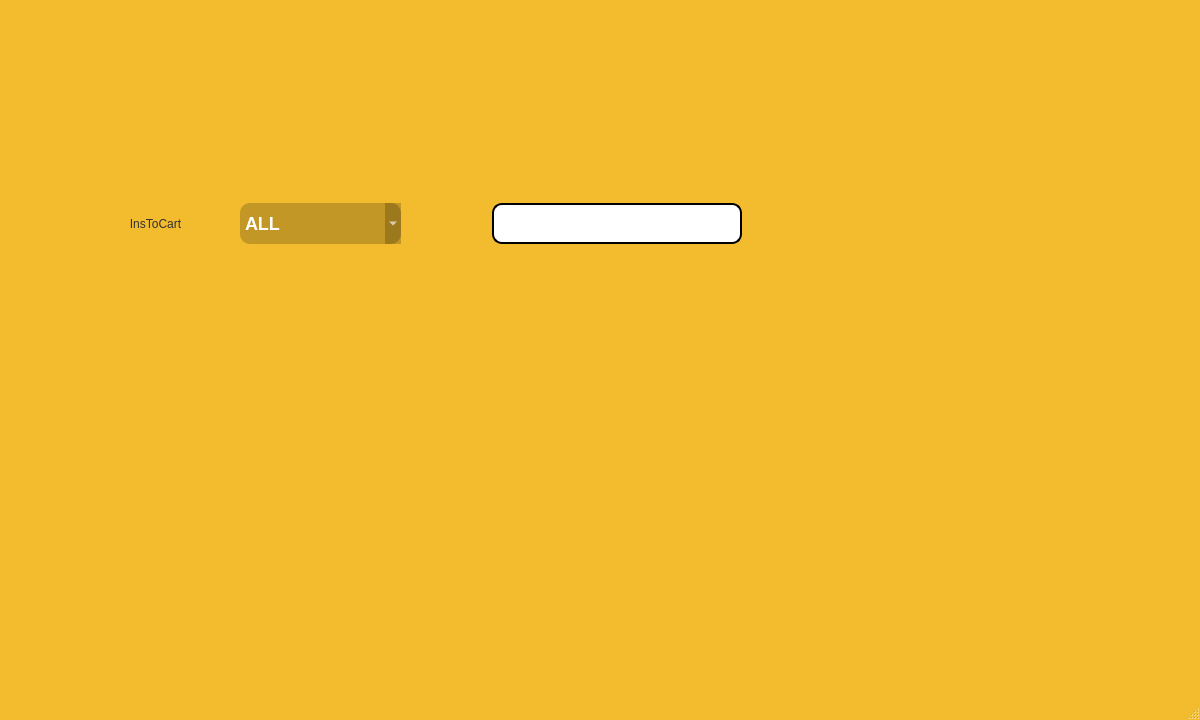
<?xml version="1.0" encoding="UTF-8"?>
<ui version="4.0">
 <class>HomePage</class>
 <widget class="QMainWindow" name="HomePage">
  <property name="geometry">
   <rect>
    <x>0</x>
    <y>0</y>
    <width>1200</width>
    <height>720</height>
   </rect>
  </property>
  <property name="windowTitle">
   <string>MainWindow</string>
  </property>
  <property name="styleSheet">
   <string notr="true">QMainWindow#HomePage, QWidget#centralwidget, QStatusBar#statusbar { background-color: rgb(243, 188, 46); color: #332100; }</string>
  </property>
  <property name="tabShape">
   <enum>QTabWidget::Rounded</enum>
  </property>
  <widget class="QWidget" name="centralwidget">
   <layout class="QVBoxLayout" name="catalogLayout">
    <property name="spacing">
     <number>24</number>
    </property>
    <property name="leftMargin">
     <number>20</number>
    </property>
    <property name="topMargin">
     <number>24</number>
    </property>
    <property name="rightMargin">
     <number>20</number>
    </property>
    <property name="bottomMargin">
     <number>25</number>
    </property>
    <item>
     <layout class="QHBoxLayout" name="catalogToolbar">
      <property name="spacing">
       <number>9</number>
      </property>
      <property name="leftMargin">
       <number>60</number>
      </property>
      <property name="topMargin">
       <number>0</number>
      </property>
      <property name="rightMargin">
       <number>60</number>
      </property>
      <property name="bottomMargin">
       <number>0</number>
      </property>
      <item>
       <widget class="QLabel" name="label">
        <property name="styleSheet">
         <string notr="true">color: rgb(50, 50, 50);
font: 25pt "Impact";
background-color: rgba(255, 255, 255, 0);</string>
        </property>
        <property name="text">
         <string>InsToCart</string>
        </property>
        <property name="alignment">
         <set>Qt::AlignCenter</set>
        </property>
        <property name="minimumSize">
         <size>
          <width>151</width>
          <height>56</height>
         </size>
        </property>
        <property name="maximumSize">
         <size>
          <width>151</width>
          <height>56</height>
         </size>
        </property>
       </widget>
      </item>
      <item>
       <widget class="QComboBox" name="search_comboBox">
        <property name="styleSheet">
         <string notr="true">background-color: rgba(0,0,0,50);
font: 9pt "Consolas";
color: white;
border-radius: 10px;
border-color: beige;
font: bold 18px;
</string>
        </property>
        <property name="frame">
         <bool>false</bool>
        </property>
        <item>
         <property name="text">
          <string>ALL</string>
         </property>
        </item>
        <item>
         <property name="text">
          <string>FOOD</string>
         </property>
        </item>
        <item>
         <property name="text">
          <string>CLOTHES</string>
         </property>
        </item>
        <item>
         <property name="text">
          <string>HOME LIVING</string>
         </property>
        </item>
        <item>
         <property name="text">
          <string>ELECTRIC DEVICE</string>
         </property>
        </item>
        <property name="minimumSize">
         <size>
          <width>161</width>
          <height>41</height>
         </size>
        </property>
        <property name="maximumSize">
         <size>
          <width>161</width>
          <height>41</height>
         </size>
        </property>
       </widget>
      </item>
      <item>
       <spacer name="search_lineEditSpacer">
        <property name="orientation">
         <enum>Qt::Horizontal</enum>
        </property>
        <property name="sizeHint" stdset="0">
         <size>
          <width>16</width>
          <height>10</height>
         </size>
        </property>
       </spacer>
      </item>
      <item>
       <widget class="QLineEdit" name="search_lineEdit">
        <property name="styleSheet">
         <string notr="true">border-style: outset;
border-radius:  10px;
border-width: 2px;
border-color: black;
background-color: rgb(255, 255, 255);
color: #222;
min-width: 10em;
</string>
        </property>
        <property name="minimumSize">
         <size>
          <width>250</width>
          <height>41</height>
         </size>
        </property>
        <property name="maximumSize">
         <size>
          <width>250</width>
          <height>41</height>
         </size>
        </property>
       </widget>
      </item>
      <item>
       <widget class="QPushButton" name="search">
        <property name="styleSheet">
         <string notr="true" />
        </property>
        <property name="text">
         <string />
        </property>
        <property name="flat">
         <bool>true</bool>
        </property>
        <property name="minimumSize">
         <size>
          <width>41</width>
          <height>41</height>
         </size>
        </property>
        <property name="maximumSize">
         <size>
          <width>41</width>
          <height>41</height>
         </size>
        </property>
       </widget>
      </item>
      <item>
       <widget class="QPushButton" name="up">
        <property name="text">
         <string />
        </property>
        <property name="flat">
         <bool>true</bool>
        </property>
        <property name="minimumSize">
         <size>
          <width>20</width>
          <height>41</height>
         </size>
        </property>
        <property name="maximumSize">
         <size>
          <width>20</width>
          <height>41</height>
         </size>
        </property>
       </widget>
      </item>
      <item>
       <widget class="QPushButton" name="down">
        <property name="text">
         <string />
        </property>
        <property name="flat">
         <bool>true</bool>
        </property>
        <property name="minimumSize">
         <size>
          <width>20</width>
          <height>41</height>
         </size>
        </property>
        <property name="maximumSize">
         <size>
          <width>20</width>
          <height>41</height>
         </size>
        </property>
       </widget>
      </item>
      <item>
       <spacer name="cartSpacer">
        <property name="orientation">
         <enum>Qt::Horizontal</enum>
        </property>
        <property name="sizeHint" stdset="0">
         <size>
          <width>16</width>
          <height>10</height>
         </size>
        </property>
       </spacer>
      </item>
      <item>
       <widget class="QPushButton" name="cart">
        <property name="cursor">
         <cursorShape>PointingHandCursor</cursorShape>
        </property>
        <property name="styleSheet">
         <string notr="true">image: url(:/cart.png);</string>
        </property>
        <property name="text">
         <string />
        </property>
        <property name="flat">
         <bool>true</bool>
        </property>
        <property name="minimumSize">
         <size>
          <width>54</width>
          <height>51</height>
         </size>
        </property>
        <property name="maximumSize">
         <size>
          <width>54</width>
          <height>51</height>
         </size>
        </property>
       </widget>
      </item>
      <item>
       <widget class="QPushButton" name="message">
        <property name="cursor">
         <cursorShape>PointingHandCursor</cursorShape>
        </property>
        <property name="styleSheet">
         <string notr="true">image: url(:/message.png);</string>
        </property>
        <property name="text">
         <string />
        </property>
        <property name="flat">
         <bool>true</bool>
        </property>
        <property name="minimumSize">
         <size>
          <width>54</width>
          <height>51</height>
         </size>
        </property>
        <property name="maximumSize">
         <size>
          <width>54</width>
          <height>51</height>
         </size>
        </property>
       </widget>
      </item>
      <item>
       <widget class="QPushButton" name="settings">
        <property name="cursor">
         <cursorShape>PointingHandCursor</cursorShape>
        </property>
        <property name="styleSheet">
         <string notr="true">image: url(./img/person.png);</string>
        </property>
        <property name="text">
         <string />
        </property>
        <property name="flat">
         <bool>true</bool>
        </property>
        <property name="minimumSize">
         <size>
          <width>54</width>
          <height>51</height>
         </size>
        </property>
        <property name="maximumSize">
         <size>
          <width>54</width>
          <height>51</height>
         </size>
        </property>
       </widget>
      </item>
     </layout>
    </item>
    <item>
     <layout class="QHBoxLayout" name="catalogBody">
      <property name="spacing">
       <number>8</number>
      </property>
      <property name="leftMargin">
       <number>0</number>
      </property>
      <property name="topMargin">
       <number>0</number>
      </property>
      <property name="rightMargin">
       <number>0</number>
      </property>
      <property name="bottomMargin">
       <number>0</number>
      </property>
      <item>
       <widget class="QPushButton" name="left_arrow">
        <property name="styleSheet">
         <string notr="true" />
        </property>
        <property name="text">
         <string />
        </property>
        <property name="flat">
         <bool>true</bool>
        </property>
        <property name="minimumSize">
         <size>
          <width>51</width>
          <height>51</height>
         </size>
        </property>
        <property name="maximumSize">
         <size>
          <width>51</width>
          <height>51</height>
         </size>
        </property>
       </widget>
      </item>
      <item>
       <widget class="QWidget" name="catalogContainer" />
      </item>
      <item>
       <widget class="QPushButton" name="right_arrow">
        <property name="styleSheet">
         <string notr="true" />
        </property>
        <property name="text">
         <string />
        </property>
        <property name="flat">
         <bool>true</bool>
        </property>
        <property name="minimumSize">
         <size>
          <width>51</width>
          <height>51</height>
         </size>
        </property>
        <property name="maximumSize">
         <size>
          <width>51</width>
          <height>51</height>
         </size>
        </property>
       </widget>
      </item>
     </layout>
    </item>
   </layout>
  </widget>
  <widget class="QMenuBar" name="menubar">
   <property name="geometry">
    <rect>
     <x>0</x>
     <y>0</y>
     <width>1200</width>
     <height>22</height>
    </rect>
   </property>
  </widget>
  <widget class="QStatusBar" name="statusbar" />
 </widget>
 <resources />
 <connections />
</ui>
